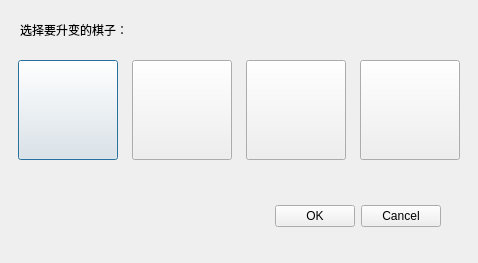
<?xml version="1.0" encoding="UTF-8"?>
<ui version="4.0">
 <class>PromotionDialog</class>
 <widget class="QDialog" name="PromotionDialog">
  <property name="geometry">
   <rect>
    <x>0</x>
    <y>0</y>
    <width>478</width>
    <height>263</height>
   </rect>
  </property>
  <property name="sizePolicy">
   <sizepolicy hsizetype="Preferred" vsizetype="Preferred">
    <horstretch>0</horstretch>
    <verstretch>0</verstretch>
   </sizepolicy>
  </property>
  <property name="windowTitle">
   <string>兵升变</string>
  </property>
  <widget class="QDialogButtonBox" name="buttonBox">
   <property name="geometry">
    <rect>
     <x>30</x>
     <y>200</y>
     <width>411</width>
     <height>32</height>
    </rect>
   </property>
   <property name="orientation">
    <enum>Qt::Horizontal</enum>
   </property>
   <property name="standardButtons">
    <set>QDialogButtonBox::Cancel|QDialogButtonBox::Ok</set>
   </property>
  </widget>
  <widget class="QPushButton" name="pushButton_1">
   <property name="geometry">
    <rect>
     <x>18</x>
     <y>60</y>
     <width>100</width>
     <height>100</height>
    </rect>
   </property>
   <property name="sizePolicy">
    <sizepolicy hsizetype="Preferred" vsizetype="Preferred">
     <horstretch>0</horstretch>
     <verstretch>0</verstretch>
    </sizepolicy>
   </property>
   <property name="text">
    <string/>
   </property>
   <property name="iconSize">
    <size>
     <width>100</width>
     <height>100</height>
    </size>
   </property>
   <property name="autoDefault">
    <bool>false</bool>
   </property>
   <property name="default">
    <bool>true</bool>
   </property>
  </widget>
  <widget class="QPushButton" name="pushButton_2">
   <property name="geometry">
    <rect>
     <x>132</x>
     <y>60</y>
     <width>100</width>
     <height>100</height>
    </rect>
   </property>
   <property name="sizePolicy">
    <sizepolicy hsizetype="Preferred" vsizetype="Preferred">
     <horstretch>0</horstretch>
     <verstretch>0</verstretch>
    </sizepolicy>
   </property>
   <property name="text">
    <string/>
   </property>
  </widget>
  <widget class="QPushButton" name="pushButton_3">
   <property name="geometry">
    <rect>
     <x>246</x>
     <y>60</y>
     <width>100</width>
     <height>100</height>
    </rect>
   </property>
   <property name="sizePolicy">
    <sizepolicy hsizetype="Preferred" vsizetype="Preferred">
     <horstretch>0</horstretch>
     <verstretch>0</verstretch>
    </sizepolicy>
   </property>
   <property name="text">
    <string/>
   </property>
  </widget>
  <widget class="QPushButton" name="pushButton_4">
   <property name="enabled">
    <bool>true</bool>
   </property>
   <property name="geometry">
    <rect>
     <x>360</x>
     <y>60</y>
     <width>100</width>
     <height>100</height>
    </rect>
   </property>
   <property name="sizePolicy">
    <sizepolicy hsizetype="Preferred" vsizetype="Preferred">
     <horstretch>0</horstretch>
     <verstretch>0</verstretch>
    </sizepolicy>
   </property>
   <property name="text">
    <string/>
   </property>
  </widget>
  <widget class="QLabel" name="label">
   <property name="geometry">
    <rect>
     <x>20</x>
     <y>20</y>
     <width>151</width>
     <height>20</height>
    </rect>
   </property>
   <property name="styleSheet">
    <string notr="true">font: 10pt &quot;Microsoft YaHei UI&quot;;</string>
   </property>
   <property name="text">
    <string>选择要升变的棋子：</string>
   </property>
   <property name="scaledContents">
    <bool>false</bool>
   </property>
  </widget>
 </widget>
 <resources/>
 <connections>
  <connection>
   <sender>buttonBox</sender>
   <signal>accepted()</signal>
   <receiver>PromotionDialog</receiver>
   <slot>accept()</slot>
   <hints>
    <hint type="sourcelabel">
     <x>248</x>
     <y>254</y>
    </hint>
    <hint type="destinationlabel">
     <x>157</x>
     <y>274</y>
    </hint>
   </hints>
  </connection>
  <connection>
   <sender>buttonBox</sender>
   <signal>rejected()</signal>
   <receiver>PromotionDialog</receiver>
   <slot>reject()</slot>
   <hints>
    <hint type="sourcelabel">
     <x>316</x>
     <y>260</y>
    </hint>
    <hint type="destinationlabel">
     <x>286</x>
     <y>274</y>
    </hint>
   </hints>
  </connection>
 </connections>
</ui>
